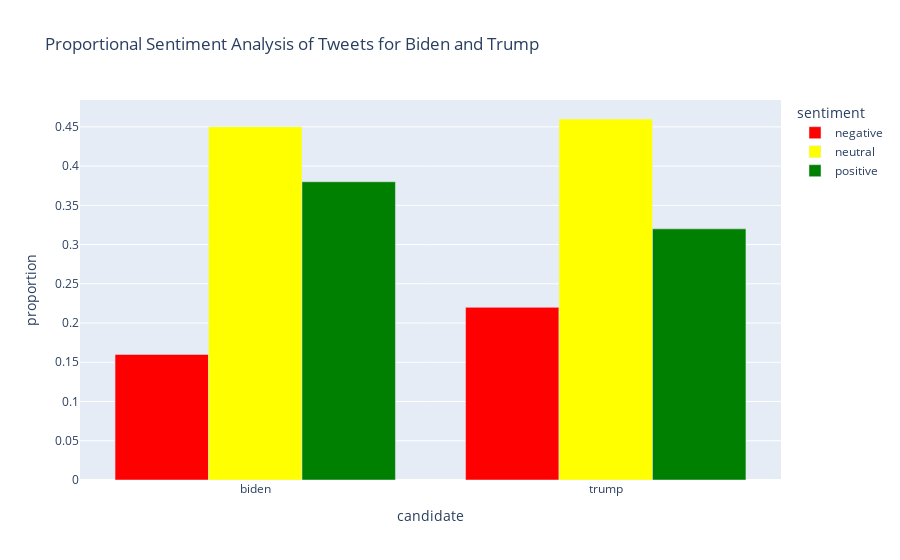

Write notebook code for a chart like this one.
### Code cell
# Group by candidate and sentiment to get the proportional counts
proportion_sentiment_by_candidate = (
    twitter_df.groupby(['candidate', 'sentiment']).size() / twitter_df.groupby('candidate').size()
).reset_index(name='proportion').round(2)

# Create the unstacked bar chart with proportions and specified colors for each sentiment
fig = px.bar(
    proportion_sentiment_by_candidate,
    x='candidate',
    y='proportion',
    color='sentiment',
    title='Proportional Sentiment Analysis of Tweets for Biden and Trump',
    color_discrete_map={'positive': 'green', 'neutral': 'yellow', 'negative': 'red'},
    barmode='group'
)
fig.show()

### Figure 1 — Plotly figure (JSON) as saved in the notebook; plotly's stock layout.template omitted (floating-point values rounded to 4 significant figures)
{"data": [{"alignmentgroup": "True", "hovertemplate": "sentiment=negative<br>candidate=%{x}<br>proportion=%{y}<extra></extra>", "legendgroup": "negative", "marker": {"color": "red", "pattern": {"shape": ""}}, "name": "negative", "offsetgroup": "negative", "orientation": "v", "showlegend": true, "textposition": "auto", "type": "bar", "x": ["biden", "trump"], "xaxis": "x", "y": [0.16, 0.22], "yaxis": "y"}, {"alignmentgroup": "True", "hovertemplate": "sentiment=neutral<br>candidate=%{x}<br>proportion=%{y}<extra></extra>", "legendgroup": "neutral", "marker": {"color": "yellow", "pattern": {"shape": ""}}, "name": "neutral", "offsetgroup": "neutral", "orientation": "v", "showlegend": true, "textposition": "auto", "type": "bar", "x": ["biden", "trump"], "xaxis": "x", "y": [0.45, 0.46], "yaxis": "y"}, {"alignmentgroup": "True", "hovertemplate": "sentiment=positive<br>candidate=%{x}<br>proportion=%{y}<extra></extra>", "legendgroup": "positive", "marker": {"color": "green", "pattern": {"shape": ""}}, "name": "positive", "offsetgroup": "positive", "orientation": "v", "showlegend": true, "textposition": "auto", "type": "bar", "x": ["biden", "trump"], "xaxis": "x", "y": [0.38, 0.32], "yaxis": "y"}], "layout": {"barmode": "group", "legend": {"title": {"text": "sentiment"}, "tracegroupgap": 0}, "title": {"text": "Proportional Sentiment Analysis of Tweets for Biden and Trump"}, "xaxis": {"anchor": "y", "domain": [0, 1], "title": {"text": "candidate"}}, "yaxis": {"anchor": "x", "domain": [0, 1], "title": {"text": "proportion"}}}}
